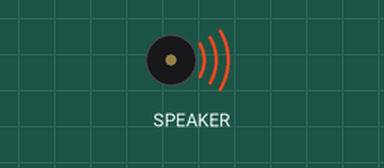
Recording of a program running on a simulated Circuit Playground running CircuitPython. Parts: buzzer (waves = sounding). At 2.0 s the program ends and the board releases its pins; the recording ends there.

Above: at 0.1 s.
Timing chart, 0 to 2.0 s (numbered marks = the images above):
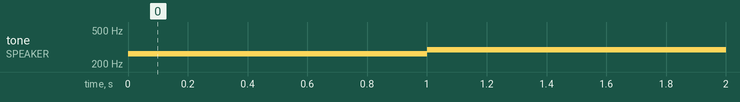

The program:

cpx_play_tone.py
```python
"""This example plays two tones for 1 second each. Note that the tones are not in a loop - this is
to prevent them from playing indefinitely!"""
from adafruit_circuitplayground.express import cpx

cpx.play_tone(262, 1)
cpx.play_tone(294, 1)
```

Measured:
- by itself, tone on SPEAKER: silent → 262 Hz at 0.00 s, → 294 Hz 1.0 s later
